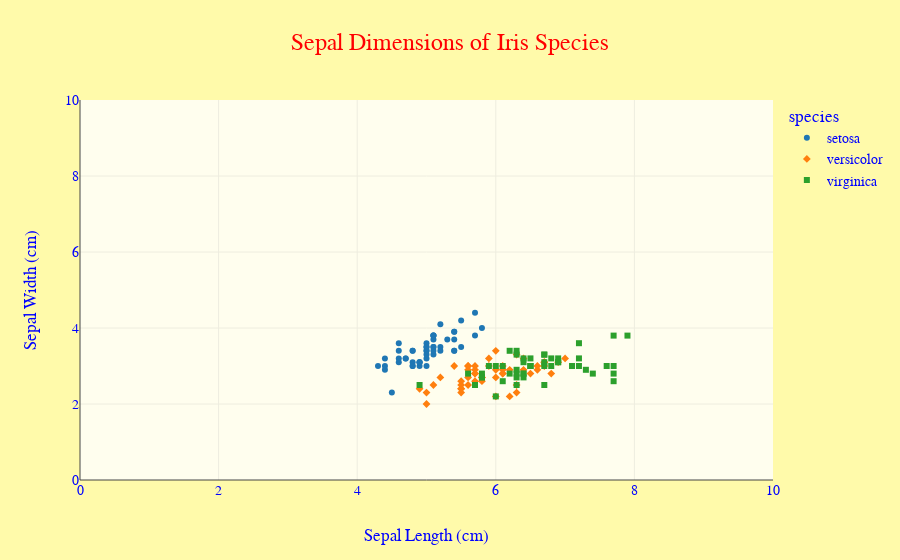

Notebook code for this chart:
### Code cell
custom_template = go.layout.Template(
    layout=go.Layout(
        font=dict(family="Comic Sans MS", size=14, color="blue"),
        title_font=dict(family="helvetica", size=24, color="red"),
        paper_bgcolor="#fffaaa",
        plot_bgcolor="#fffeee",
        xaxis=dict(showgrid=True,range=[0,10]),
        yaxis=dict(showgrid=True,range=[0,10]),
        autosize=True,
        height=1000,
        width=2000,
    )
)

fig = px.scatter(df,
                 x="sepal_length",
                 y="sepal_width",
                 color="species",
                 symbol="species",
                 labels={'sepal_width': 'Sepal Width (cm)', 'sepal_length': 'Sepal Length (cm)'},
                 title='Sepal Dimensions of Iris Species',
                 template=custom_template
                 )


fig.show()

### Figure 1 — Plotly figure (JSON) as saved in the notebook; plotly's stock layout.template omitted (floating-point values rounded to 4 significant figures)
{"data": [{"hovertemplate": "species=setosa<br>Sepal Length (cm)=%{x}<br>Sepal Width (cm)=%{y}<extra></extra>", "legendgroup": "setosa", "marker": {"color": "#1F77B4", "symbol": "circle"}, "mode": "markers", "name": "setosa", "orientation": "v", "showlegend": true, "type": "scatter", "x": [5.1, 4.9, 4.7, 4.6, 5, 5.4, 4.6, 5, 4.4, 4.9, 5.4, 4.8, 4.8, 4.3, 5.8, 5.7, 5.4, 5.1, 5.7, 5.1, 5.4, 5.1, 4.6, 5.1, 4.8, 5, 5, 5.2, 5.2, 4.7, 4.8, 5.4, 5.2, 5.5, 4.9, 5, 5.5, 4.9, 4.4, 5.1, 5, 4.5, 4.4, 5, 5.1, 4.8, 5.1, 4.6, 5.3, 5], "xaxis": "x", "y": [3.5, 3, 3.2, 3.1, 3.6, 3.9, 3.4, 3.4, 2.9, 3.1, 3.7, 3.4, 3, 3, 4, 4.4, 3.9, 3.5, 3.8, 3.8, 3.4, 3.7, 3.6, 3.3, 3.4, 3, 3.4, 3.5, 3.4, 3.2, 3.1, 3.4, 4.1, 4.2, 3.1, 3.2, 3.5, 3.1, 3, 3.4, 3.5, 2.3, 3.2, 3.5, 3.8, 3, 3.8, 3.2, 3.7, 3.3], "yaxis": "y"}, {"hovertemplate": "species=versicolor<br>Sepal Length (cm)=%{x}<br>Sepal Width (cm)=%{y}<extra></extra>", "legendgroup": "versicolor", "marker": {"color": "#FF7F0E", "symbol": "diamond"}, "mode": "markers", "name": "versicolor", "orientation": "v", "showlegend": true, "type": "scatter", "x": [7, 6.4, 6.9, 5.5, 6.5, 5.7, 6.3, 4.9, 6.6, 5.2, 5, 5.9, 6, 6.1, 5.6, 6.7, 5.6, 5.8, 6.2, 5.6, 5.9, 6.1, 6.3, 6.1, 6.4, 6.6, 6.8, 6.7, 6, 5.7, 5.5, 5.5, 5.8, 6, 5.4, 6, 6.7, 6.3, 5.6, 5.5, 5.5, 6.1, 5.8, 5, 5.6, 5.7, 5.7, 6.2, 5.1, 5.7], "xaxis": "x", "y": [3.2, 3.2, 3.1, 2.3, 2.8, 2.8, 3.3, 2.4, 2.9, 2.7, 2, 3, 2.2, 2.9, 2.9, 3.1, 3, 2.7, 2.2, 2.5, 3.2, 2.8, 2.5, 2.8, 2.9, 3, 2.8, 3, 2.9, 2.6, 2.4, 2.4, 2.7, 2.7, 3, 3.4, 3.1, 2.3, 3, 2.5, 2.6, 3, 2.6, 2.3, 2.7, 3, 2.9, 2.9, 2.5, 2.8], "yaxis": "y"}, {"hovertemplate": "species=virginica<br>Sepal Length (cm)=%{x}<br>Sepal Width (cm)=%{y}<extra></extra>", "legendgroup": "virginica", "marker": {"color": "#2CA02C", "symbol": "square"}, "mode": "markers", "name": "virginica", "orientation": "v", "showlegend": true, "type": "scatter", "x": [6.3, 5.8, 7.1, 6.3, 6.5, 7.6, 4.9, 7.3, 6.7, 7.2, 6.5, 6.4, 6.8, 5.7, 5.8, 6.4, 6.5, 7.7, 7.7, 6, 6.9, 5.6, 7.7, 6.3, 6.7, 7.2, 6.2, 6.1, 6.4, 7.2, 7.4, 7.9, 6.4, 6.3, 6.1, 7.7, 6.3, 6.4, 6, 6.9, 6.7, 6.9, 5.8, 6.8, 6.7, 6.7, 6.3, 6.5, 6.2, 5.9], "xaxis": "x", "y": [3.3, 2.7, 3, 2.9, 3, 3, 2.5, 2.9, 2.5, 3.6, 3.2, 2.7, 3, 2.5, 2.8, 3.2, 3, 3.8, 2.6, 2.2, 3.2, 2.8, 2.8, 2.7, 3.3, 3.2, 2.8, 3, 2.8, 3, 2.8, 3.8, 2.8, 2.8, 2.6, 3, 3.4, 3.1, 3, 3.1, 3.1, 3.1, 2.7, 3.2, 3.3, 3, 2.5, 3, 3.4, 3], "yaxis": "y"}], "layout": {"legend": {"title": {"text": "species"}, "tracegroupgap": 0}, "title": {"text": "Sepal Dimensions of Iris Species"}, "xaxis": {"anchor": "y", "domain": [0, 1], "title": {"text": "Sepal Length (cm)"}}, "yaxis": {"anchor": "x", "domain": [0, 1], "title": {"text": "Sepal Width (cm)"}}}}
